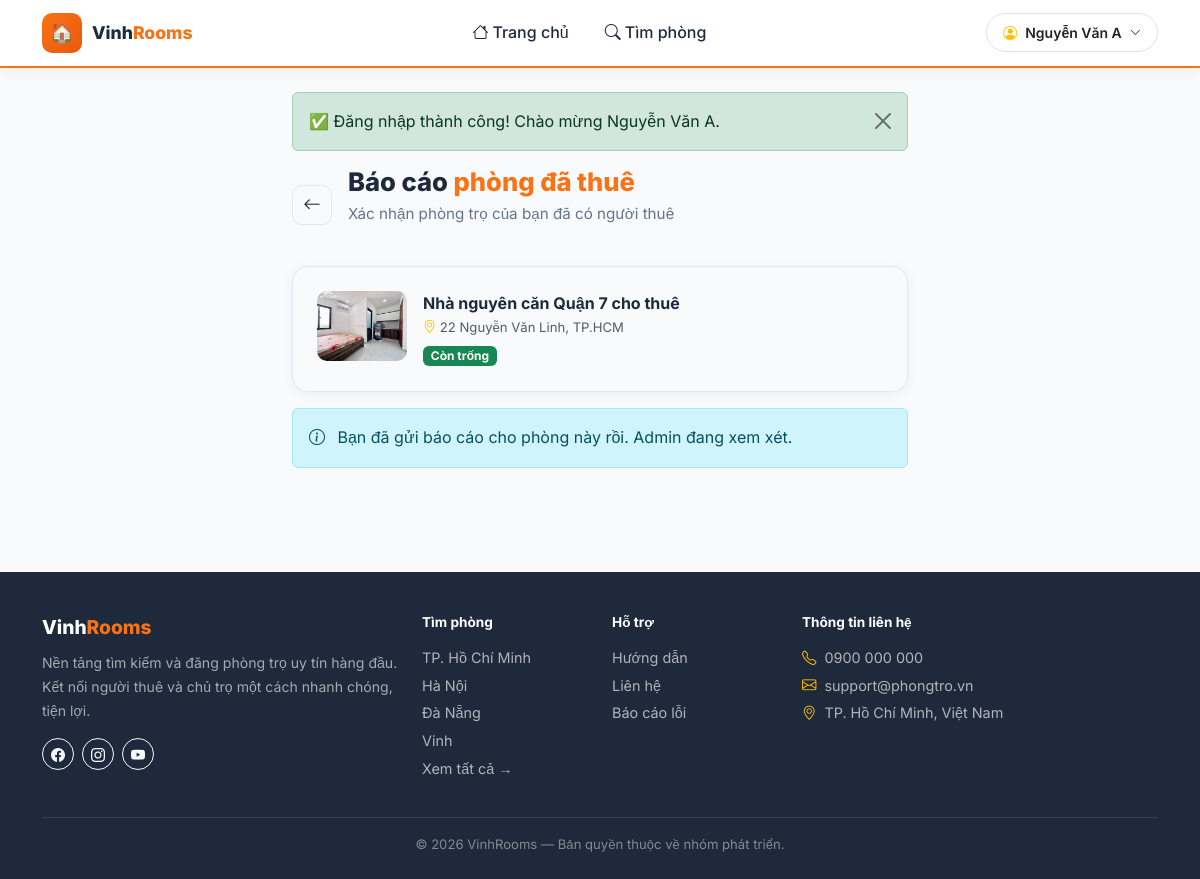
/my-posts/report-rented.php?id=5 (signed in), run on the app's committed database.
### tables this page shows
CREATE TABLE `users` (
  `id` int(10) UNSIGNED NOT NULL,
  `username` varchar(50) NOT NULL,
  `email` varchar(100) NOT NULL,
  `password` varchar(255) NOT NULL,
  `ho_ten` varchar(100) NOT NULL,
  `so_dien_thoai` varchar(15) DEFAULT NULL,
  `dia_chi` varchar(255) DEFAULT NULL,
  `avatar` varchar(255) DEFAULT 'default_avatar.png',
  `role` enum('admin','user') NOT NULL DEFAULT 'user',
  `trang_thai` enum('active','inactive','banned') NOT NULL DEFAULT 'active',
  `created_at` datetime NOT NULL DEFAULT current_timestamp(),
  `updated_at` datetime NOT NULL DEFAULT current_timestamp() ON UPDATE current_timestamp()
);

CREATE TABLE `phong_tro` (
  `id` int(10) UNSIGNED NOT NULL,
  `user_id` int(10) UNSIGNED NOT NULL,
  `loai_phong_id` int(10) UNSIGNED DEFAULT NULL,
  `khu_vuc_id` int(10) UNSIGNED DEFAULT NULL,
  `gia_goc` decimal(12,0) NOT NULL COMMENT 'VND/tháng',
  `dien_tich` float NOT NULL COMMENT 'm2',
  `dia_chi` varchar(255) NOT NULL,
  `so_phong_ngu` tinyint(3) UNSIGNED DEFAULT 1,
  `so_wc` tinyint(3) UNSIGNED DEFAULT 1,
  `tien_nghi` text DEFAULT NULL COMMENT 'JSON hoặc text mô tả tiện nghi',
  `hinh_anh` varchar(255) DEFAULT NULL COMMENT 'Ảnh đại diện',
  `trang_thai` enum('co_san','da_cho_thue') NOT NULL DEFAULT 'co_san',
  `created_at` datetime NOT NULL DEFAULT current_timestamp(),
  `updated_at` datetime NOT NULL DEFAULT current_timestamp() ON UPDATE current_timestamp()
);

CREATE TABLE `tin_dang` (
  `id` int(11) UNSIGNED NOT NULL,
  `phong_tro_id` int(10) UNSIGNED NOT NULL,
  `tieu_de` varchar(255) DEFAULT NULL,
  `mo_ta` text DEFAULT NULL,
  `gia` decimal(10,2) DEFAULT NULL,
  `trang_thai` enum('cho_duyet','da_duyet','bi_tu_choi','an','da_thue') DEFAULT 'da_thue',
  `luot_xem` int(11) DEFAULT 0,
  `created_at` datetime DEFAULT NULL,
  `updated_at` datetime DEFAULT NULL
);

CREATE TABLE `khu_vuc` (
  `id` int(10) UNSIGNED NOT NULL,
  `tinh_thanh` varchar(100) NOT NULL,
  `phuong_xa` varchar(100) NOT NULL
);

### my-posts/report-rented.php (the view, shortened to what this page needs)
<?php
require_once __DIR__ . '/../includes/functions.php';
$db     = getDB();
$userId = (int)$_SESSION['user_id'];
$id     = (int)($_GET['id'] ?? 0);
$tinDang = $db->query("
    SELECT p.trang_thai as trang_thai_phong,p.*, td.*, k.tinh_thanh FROM phong_tro p
    JOIN tin_dang td ON td.phong_tro_id = p.id
    LEFT JOIN khu_vuc k ON p.khu_vuc_id = k.id
    WHERE td.id = $id AND p.user_id = $userId
    LIMIT 1
")->fetch_assoc();
$existReport = $db->query("SELECT id FROM bao_cao_da_thue WHERE tin_dang_id = $id AND user_id = $userId AND trang_thai != 'da_duyet' LIMIT 1" )->fetch_assoc();
$errors = [];
require_once __DIR__ . '/../includes/header.php';
?>
<div class="container py-4" style="max-width:640px">
    <div class="d-flex align-items-center gap-3 mb-4">
        <a href="<?= BASE_URL ?>/my-posts/index.php" class="btn-back"><i class="bi bi-arrow-left"></i></a>
        <div>
            <h1 class="section-title mb-0">Báo cáo <span>phòng đã thuê</span></h1>
            <p class="section-subtitle mt-1">Xác nhận phòng trọ của bạn đã có người thuê</p>
        </div>
    </div>
    <div class="form-card mb-3">
        <div class="d-flex gap-3 align-items-start">
            <img src="<?= getImageUrl($tinDang['hinh_anh']) ?>"
                 style="width:90px;height:70px;object-fit:cover;border-radius:10px;flex-shrink:0" alt="">
            <div>
                <div class="fw-bold" style="color:var(--secondary)"><?= e($tinDang['tieu_de']) ?></div>
                <div class="text-muted" style="font-size:.82rem">
                    <i class="bi bi-geo-alt text-warning"></i> <?= e($tinDang['dia_chi']) ?>, <?= e($tinDang['tinh_thanh'] ?? '') ?>
                </div>
                <div class="mt-1"><?= roomStatusBadge($tinDang['trang_thai_phong']) ?></div>
            </div>
        </div>
    </div>
    <?php if ($existReport): ?>
    <div class="alert alert-info">
        <i class="bi bi-info-circle me-2"></i>
        Bạn đã gửi báo cáo cho phòng này rồi. Admin đang xem xét.
    </div>
    <?php elseif (!empty($errors)): ?>
    <div class="alert alert-danger">
        <?php foreach ($errors as $err): ?><div><?= e($err) ?></div><?php endforeach; ?>
    </div>
    <?php endif; ?>
</div>
<?php require_once __DIR__ . '/../includes/footer.php'; ?>

### includes/header.php (shortened to what this page needs)
<?php
require_once __DIR__ . '/functions.php';
$currentUser = getCurrentUser();
$currentPage = basename($_SERVER['PHP_SELF']);
?>
<!DOCTYPE html>
<html lang="vi">
<head>
    <link rel="stylesheet" href="https://cdn.jsdelivr.net/npm/bootstrap@5.3.3/dist/css/bootstrap.min.css">
    <link rel="stylesheet" href="https://cdn.jsdelivr.net/npm/bootstrap-icons@1.11.3/font/bootstrap-icons.min.css">
    <link rel="stylesheet" href="<?= BASE_URL ?>/assets/css/style.css">
    <link rel="stylesheet" href="<?= BASE_URL ?>/assets/css/my-posts.css">
</head>
<body>
<nav class="navbar-main">
    <div class="container">
        <div class="d-flex align-items-center justify-content-between py-2 w-100">
            <a href="<?= BASE_URL ?>/index.php" class="navbar-brand text-decoration-none">
                <div class="logo-icon">🏠</div>
                <div class="brand-text">Vinh<span>Rooms</span></div>
            </a>
            <div class="d-none d-lg-flex align-items-center gap-1">
                <a href="<?= BASE_URL ?>/index.php" class="nav-link-main <?= $currentPage === 'index.php' ? 'active' : '' ?>">
                    <i class="bi bi-house me-1"></i>Trang chủ
                </a>
                <a href="<?= BASE_URL ?>/search.php" class="nav-link-main <?= $currentPage === 'search.php' ? 'active' : '' ?>">
                    <i class="bi bi-search me-1"></i>Tìm phòng
                </a>
            </div>
            <div class="d-flex align-items-center gap-2">
                <?php if (isLoggedIn()): ?>
                    <div class="dropdown">
                        <button class="btn btn-sm d-flex align-items-center gap-2 border rounded-pill px-3 py-2 fw-semibold"
                                style="font-size:.875rem" data-bs-toggle="dropdown">
                            <i class="bi bi-person-circle text-warning"></i>
                            <?= e($currentUser['ho_ten'] ?? $currentUser['username']) ?>
                            <i class="bi bi-chevron-down" style="font-size:.7rem"></i>
                        </button>
                    </div>
                <?php endif; ?>
            </div>
        </div>
    </div>
</nav>

### assets/css/style.css (style rules this page uses)
:root { --primary: #f97316; --primary-d: #ea580c; --primary-l: #fed7aa; --secondary: #1e293b; --accent: #0ea5e9; --success: #22c55e; --danger: #ef4444; --warning: #f59e0b; --bg: #f8fafc; --bg-card: #ffffff; --text: #1e293b; --text-muted: #64748b; --border: #e2e8f0; --shadow: 0 4px 24px rgba(0,0,0,.08); --shadow-lg: 0 8px 40px rgba(0,0,0,.12); --radius: 12px; --radius-lg: 20px; --transition: all .25s ease; }
*, *::before, *::after { box-sizing: border-box; margin: 0; padding: 0; }
html { scroll-behavior: smooth; }
body { font-family: 'Inter', sans-serif; background: var(--bg); color: var(--text); line-height: 1.6; min-height: 100vh; }
img { max-width: 100%; height: auto; display: block; }
a { color: var(--primary); text-decoration: none; transition: var(--transition); }
.navbar-main { background: #fff; border-bottom: 2px solid var(--primary); box-shadow: 0 2px 16px rgba(249,115,22,.1); padding: 0 1rem; position: sticky; top: 0; z-index: 1000; }
.navbar-brand { display: flex; align-items: center; gap: 10px; }
.navbar-brand .logo-icon { width: 40px; height: 40px; background: linear-gradient(135deg, var(--primary), var(--primary-d)); border-radius: 10px; display: flex; align-items: center; justify-content: center; font-size: 1.2rem; color: #fff; }
.navbar-brand .brand-text { font-weight: 800; font-size: 1.1rem; color: var(--secondary); }
.navbar-brand .brand-text span { color: var(--primary); }
.nav-link-main { color: var(--text) !important; font-weight: 500; padding: .75rem 1rem !important; border-radius: var(--radius); transition: var(--transition); }
.section-title { font-size: 1.6rem; font-weight: 800; color: var(--secondary); }
.section-title span { color: var(--primary); }
.section-subtitle { color: var(--text-muted); font-size: .95rem; }

### assets/css/my-posts.css (style rules this page uses)
.form-card { background: var(--card-bg); border: 1px solid var(--border); border-radius: 16px; padding: 1.5rem; box-shadow: 0 2px 12px rgba(0,0,0,.05); }
.btn-back { display: inline-flex; align-items: center; justify-content: center; width: 40px; height: 40px; border-radius: 10px; background: var(--card-bg); border: 1.5px solid var(--border); color: var(--secondary); text-decoration: none; font-size: 1.1rem; transition: all .18s; flex-shrink: 0; }

### data on the page
users: ho_ten "Nguyễn Văn A"
phong_tro: hinh_anh (picture), tin_dang.tieu_de "Nhà nguyên căn Quận 7 cho thuê", dia_chi "22 Nguyễn Văn Linh", khu_vuc.tinh_thanh "TP.HCM"

### other printed values
$icon "✅"
$msg "Đăng nhập thành công! Chào mừng Nguyễn Văn A."
$label "Còn trống"
